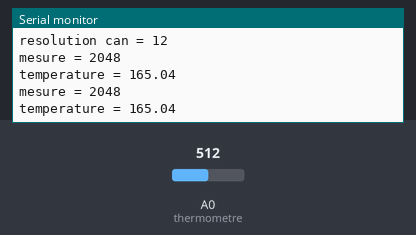
Recording of a sketch running on a simulated Arduino Zero (SAMD21). On the bench: the last lines printed to the serial monitor. Inputs (shaded band) come from the test bench; at power-on: A0 (thermometre) = 512 (analog values on the 0–1023 scale).

Above: at 1.8 s.
1.9 s: A0 (thermometre) set to 716
At 2.8 s:
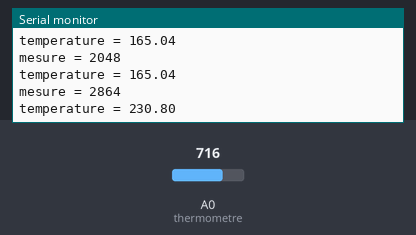
3.4 s: A0 (thermometre) set to 900
At 4.8 s:
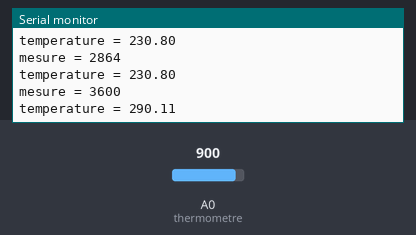
Timing chart, 0 to 6.4 s (numbered marks = the images above; inputs shaded):
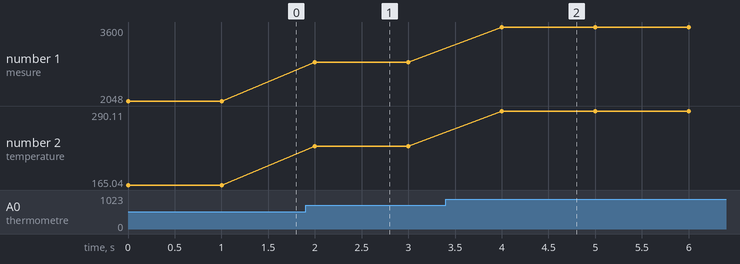

Measured:
- after the input at 1.9 s, the serial monitor: prints a new line after 0.10 s (image 1)
- after the input at 3.4 s, the serial monitor: prints a new line after 0.60 s (image 2)
- plotted number 1: 2048 → 2864 after the input at 1.9 s, 2864 → 3600 after the input at 3.4 s
- plotted number 2: 165.04 → 230.8 after the input at 1.9 s, 230.8 → 290.11 after the input at 3.4 s

The sketch:

thermometre.ino
```cpp
#define RESOLUTION 12

const float conversion = 10 * 33.0 / ( (1<<RESOLUTION) - 1);
const int thermometre = A0;
int mesure = 0;

void setup()
{
    Serial.begin(9600);
    if(Serial.available())
    Serial.println("bonjour je suis un thermometre");
    analogReadResolution(RESOLUTION); // passage a une resolution de 12bit
    Serial.println("");
    Serial.print("resolution can = ");
    Serial.println(RESOLUTION);
}

void loop()
{
    mesure = analogRead(thermometre); // valeur retourne par le can
    Serial.print("mesure = ");
    Serial.println(mesure);
    Serial.print("temperature = ");
    Serial.println( mesure * conversion );
    delay(1000); // == 1sec
}
```
